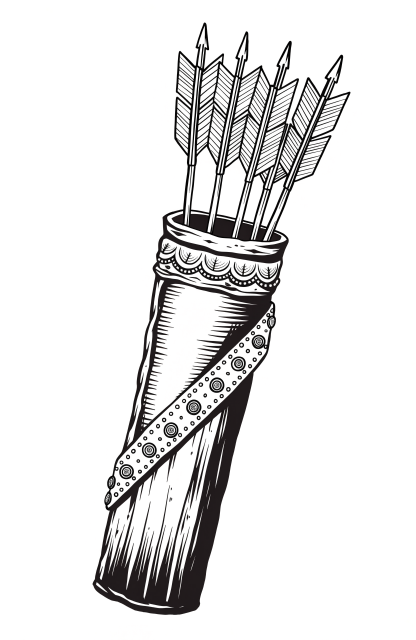
#> input picture print-art/illustrations/arrows.png, 832 x 1280 px (shown at 1/2 size)
$ python arrows.py
#> lines starting #> are read from the running program, lines starting #| are printed output that depends on the picture; after the words box and inside, x2 and y2 are one past the last pixel; in counts of white or black regions, pixels touching at a corner belong together
### print-art/everyday.py
"""Everyday faith tees: bold illustration + big headline + verse reference.

Input : print-art/illustrations/<key>.png (black art on white, from Recraft via ElevenLabs)
Output: print-art/print-ready/<key>-cream.png and <key>-espresso.png
        Transparent, 300 dpi, 3000 px (10 in) wide, cropped tight. Cream prints on dark
        shirts, espresso on light ones (same inks as print_art.py).
Run   : python print-art/everyday.py   (needs Pillow + numpy)
"""
import os
import numpy as np
from PIL import Image, ImageDraw, ImageFont

HERE = os.path.dirname(os.path.abspath(__file__))
ROOT = os.path.dirname(HERE)
HEAD = os.path.join(HERE, "fonts/BebasNeue-Regular.ttf")
REF = os.path.join(ROOT, "business-os/design/fonts/Spectral-SemiBold.ttf")
INKS = {"cream": (246, 239, 221), "espresso": (62, 53, 44)}
ACCENTS = {"orange": (217, 120, 63), "gold": (214, 164, 76)}
W = 3000  # 10 in at 300 dpi

DESIGNS = {
    "grace": (["GRACE UPON GRACE"], "JOHN 1:16"),
    "lift": (["I LIFT MY EYES"], "PSALM 121:1"),
    "joy": (["JOY COMES", "IN THE MORNING"], "PSALM 30:5"),
    "lamp": (["LAMP UNTO MY FEET"], "PSALM 119:105"),
    "light": (["LIGHT OF THE WORLD"], "JOHN 8:12"),
    "shepherd": (["THE LORD IS", "MY SHEPHERD"], "PSALM 23:1"),
    "way": (["THE WAY", "THE TRUTH · THE LIFE"], "JOHN 14:6"),
}


# Two-colour versions (-2c files). DTG prints any number of colours at the same price.
TWO_COLOUR = {"joy": "orange", "lamp": "gold", "light": "gold", "lift": "orange"}


def art_mask(path, width):
    """Black-on-white art -> crisp alpha mask at print size (upscale, then re-threshold)."""
    g = np.asarray(Image.open(path).convert("L"))
    ys, xs = np.where(g < 200)
    g = Image.fromarray(g[ys.min():ys.max() + 1, xs.min():xs.max() + 1])
    g = g.resize((width, round(g.height * width / g.width)), Image.LANCZOS)
    return Image.fromarray(np.where(np.asarray(g) < 140, 255, 0).astype("uint8"))


def text_mask(text, font_path, max_w, max_h, tracking=0.0):
    """Largest size of `text` that fits max_w x max_h, as a tight alpha mask."""
#> called with text = 'AS ARROWS ARE', font_path = 'print-art/fonts/BebasNeue-Regular.ttf', max_w = 2400, max_h = 420, tracking = 0
    size = max_h
    while True:
        f = ImageFont.truetype(font_path, size)
        sp = tracking * size
        w = sum(f.getlength(c) for c in text) + sp * (len(text) - 1)
        if w <= max_w or size < 20:
            break
        size -= 4
    asc, desc = f.getmetrics()
    m = Image.new("L", (int(w) + 10, asc + desc), 0)
#> m: PIL image 2409x331 L; every value is 0
    d, x = ImageDraw.Draw(m), 0.0
#> x = 0
    for c in text:
        d.text((x, 0), c, font=f, fill=255)
        x += f.getlength(c) + sp
#> this loop made 13 passes
#> x on passes 1 to 12: 194.3, 374.6, 464.8, 659.1, 856.5, 1053.8, 1277.3, 1558.1, 1738.4, 1828.7, 2023, 2220.3
#> after the loop, x = 2399.8
    return m.crop(m.getbbox())


# [27 lines left out: function build, not called in this run]


# [5 lines that do not run on import are left out]

### print-art/arrows.py
"""Psalm 127:4 tee. Front: the verse (KJV, public domain). Back: quiver of arrows.
Run: python print-art/arrows.py   ->  print-ready/arrows-front-<ink>.png, arrows-back-<ink>.png
"""
import os
from PIL import Image
from everyday import text_mask, art_mask, HEAD, REF, INKS, HERE

FRONT_W, BACK_W = 2400, 3000  # 8 in and 10 in at 300 dpi
LINES = ["AS ARROWS ARE", "IN THE HAND OF", "A MIGHTY MAN,", "SO ARE CHILDREN"]


def stack(masks, gaps, width):
    H = sum(m.height for m in masks) + sum(gaps)
    out, y = Image.new("L", (width, H), 0), 0
    for i, m in enumerate(masks):
        out.paste(m, ((width - m.width) // 2, y))
        y += m.height + (gaps[i] if i < len(gaps) else 0)
    return out


def save(mask, name):
    for ink, rgb in INKS.items():
        img = Image.new("RGBA", mask.size, rgb + (0,)); img.putalpha(mask)
        img.save(os.path.join(HERE, f"print-ready/{name}-{ink}.png"), dpi=(300, 300))


heads = [text_mask(t, HEAD, FRONT_W, 420) for t in LINES]
#> the loop in text_mask (call 2), `while True:` made 34 passes
#> (w, size) on passes 1 to 12: (3489.2, 416), (3456, 412), (3422.8, 408), (3389.5, 404), (3356.3, 400), (3323.1, 396), (3289.8, 392), (3256.6, 388), (3223.4, 384), (3190.1, 380), (3157, 376), (3123.7, 372)
#> w on pass 34: 2392.6
#> in text_mask (call 2), `m = Image.new("L", (int(w) + 10, asc + desc), 0)`: m: PIL image 2402x336 L; every value is 0
#> the loop in text_mask (call 2), `for c in text:` made 14 passes
#> x on passes 1 to 12: 84.94, 300.4, 391.9, 567.8, 784.4, 966.4, 1057.9, 1274.5, 1471.5, 1686.9, 1908.7, 2000.2
#> in text_mask (call 3), `m = Image.new("L", (int(w) + 10, asc + desc), 0)`: m: PIL image 2393x355 L; every value is 0
#> call 4 of text_mask, with text = 'SO ARE CHILDREN', font_path = 'print-art/fonts/BebasNeue-Regular.ttf', max_w = 2400, max_h = 420, tracking = 0
#> in text_mask (call 4), `size = max_h`: size = 420
#> the loop in text_mask (call 4), `while True:` made 41 passes
#> (w, size) on passes 1 to 12: (3870.5, 416), (3833.6, 412), (3796.8, 408), (3759.9, 404), (3723, 400), (3686.2, 396), (3649.3, 392), (3612.4, 388), (3575.6, 384), (3538.7, 380), (3501.9, 376), (3465, 372)
#> w on pass 41: 2396
#> after the loop in text_mask (call 4), `while True:`: size = 260
#> in text_mask (call 4), `asc, desc = f.getmetrics()`: asc = 242; desc = 62
#> in text_mask (call 4), `m = Image.new("L", (int(w) + 10, asc + desc), 0)`: m: PIL image 2406x304 L; every value is 0
#> in text_mask (call 4), `d, x = ImageDraw.Draw(m), 0.0`: x = 0
#> the loop in text_mask (call 4), `for c in text:` made 15 passes
#> x on passes 1 to 12: 165, 369.7, 452.3, 630.2, 810.9, 975.1, 1057.8, 1239.3, 1434.8, 1511.5, 1656.4, 1856.6
#> after the loop in text_mask (call 4), `for c in text:`: x = 2396
#> in text_mask (call 4), `return m.crop(m.getbbox())`:
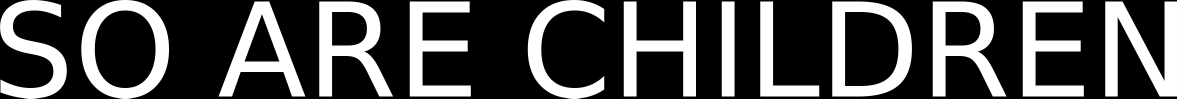
#> returned value: PIL image 2354x197 L (shown at 1/2 size); min 0, max 255, mean 77.3
#> heads = 4 items
h = min(m.height for m in heads)  # equal line height, each line as wide as it naturally is
#> h = 197
heads = [m.resize((round(m.width * h / m.height), h), Image.LANCZOS) for m in heads]
ref = text_mask("PSALM 127:4", REF, FRONT_W * 0.45, 120, tracking=0.3)
#> in text_mask (call 5), `m = Image.new("L", (int(w) + 10, asc + desc), 0)`: m: PIL image 1078x131 L; every value is 0
save(stack(heads + [ref], [45] * (len(heads) - 1) + [110], FRONT_W), "arrows-front")
#> in stack, `out, y = Image.new("L", (width, H), 0), 0`: out: PIL image 2400x1119 L; every value is 0
#> after the loop in stack, `for i, m in enumerate(masks):`:
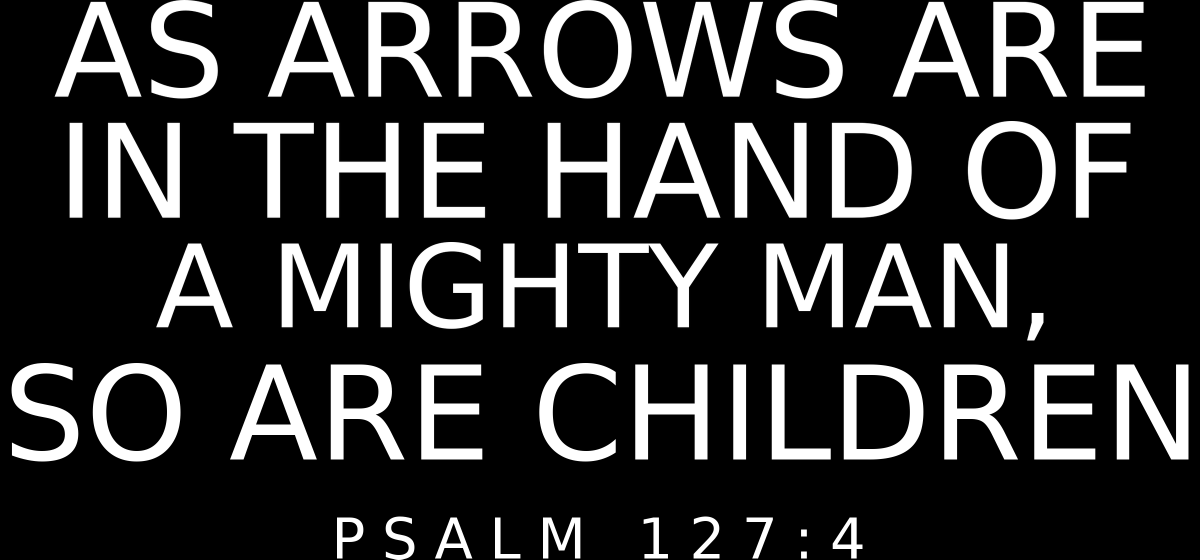
#> out: PIL image 2400x1119 L (shown at 1/2 size); min 0, max 255, mean 47.2
#> after the loop in stack, `for i, m in enumerate(masks):`: y = 1119
#> the loop in save, `for ink, rgb in INKS.items():` made 2 passes
#> (ink, rgb) on passes 1 to 2: ('cream', (246, 239, 221)), ('espresso', (62, 53, 44))
#> pass 1, in save, `img.save(os.path.join(HERE, f"print-ready/{name}-{ink}.png"), dpi=(300..`:
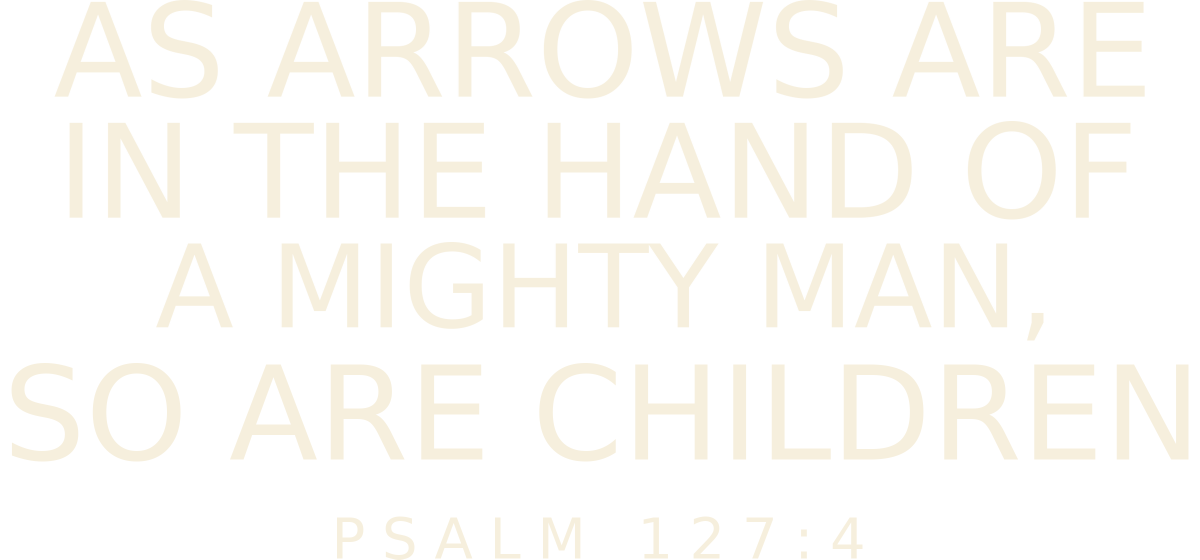
#> saved as arrows-front-cream.png: PIL image 2400x1119 RGBA (shown at 1/2 size); mean R, G, B, A 246, 239, 221, 47.2; transparent parts drawn white

quiver = art_mask(os.path.join(HERE, "illustrations/arrows.png"), BACK_W)
#> in art_mask, `return Image.fromarray(np.where(np.asarray(g) < 140, 255, 0).astype("u..`: returned value: PIL image 3000x6890 L; 19.5% white; 166 white regions (23 under 20 px), largest, box (x1, y1, x2, y2) and area: (0, 0, 3000, 6890) 3756321, (826, 4650, 1000, 4832) 14983, (1303, 2700, 1599, 2899) 12095
if quiver.height > 3600:  # keep the back print inside 12 in tall
    quiver = art_mask(os.path.join(HERE, "illustrations/arrows.png"), round(BACK_W * 3600 / quiver.height))
#> call 2 of art_mask, with path = 'print-art/illustrations/arrows.png', width = 1567
#> in art_mask (call 2), `return Image.fromarray(np.where(np.asarray(g) < 140, 255, 0).astype("u..`:
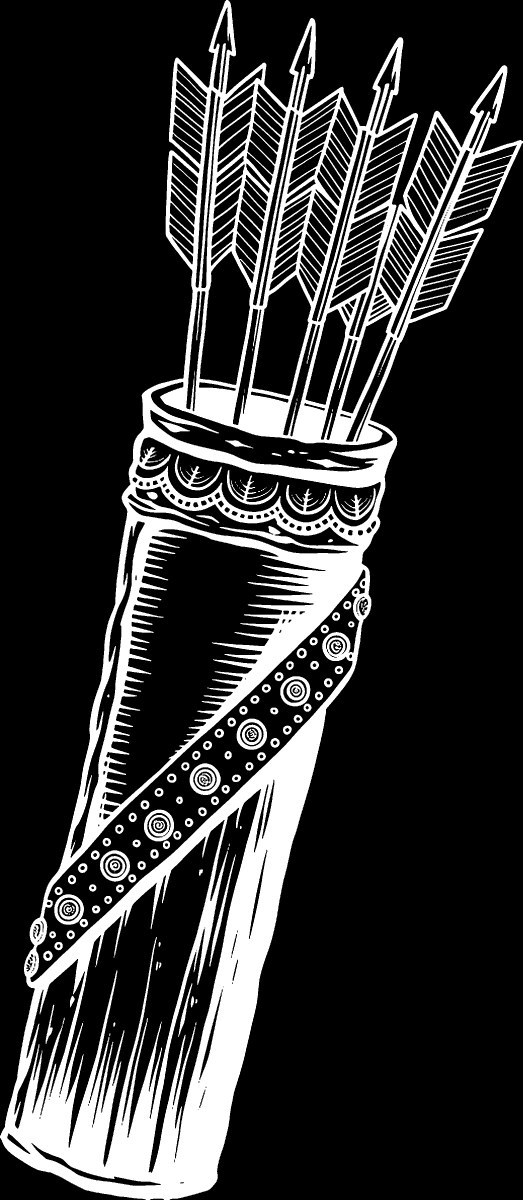
#> returned value: PIL image 1567x3599 L (shown at 1/3 size); 19.5% white; 162 white regions (44 under 20 px), largest, box (x1, y1, x2, y2) and area: (0, 0, 1567, 3599) 1024988, (432, 2429, 522, 2524) 4077, (681, 1410, 835, 1514) 3280
save(stack([quiver, text_mask("PSALM 127:4", REF, BACK_W * 0.4, 120, tracking=0.3)], [140], BACK_W), "arrows-back")
#> the loop in text_mask (call 6), `while True:` made 1 pass
#> w on pass 1: 1145
#> after the loop in text_mask (call 6), `while True:`: size = 120
#> in text_mask (call 6), `m = Image.new("L", (int(w) + 10, asc + desc), 0)`: m: PIL image 1154x141 L; every value is 0
#> in text_mask (call 6), `d, x = ImageDraw.Draw(m), 0.0`: x = 0
#> the loop in text_mask (call 6), `for c in text:` made 11 passes
#> x on passes 1 to 11: 108.4, 220.5, 338.6, 441.5, 581, 655.2, 767.5, 879.8, 992.2, 1068.6, 1181
#> after the loop in text_mask (call 6), `for c in text:`: x = 1181
#> in text_mask (call 6), `return m.crop(m.getbbox())`:
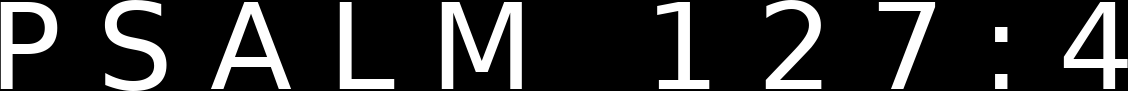
#> returned value: PIL image 1128x91 L; min 0, max 255, mean 46.9
#> call 2 of stack, with width = 3000
#> in stack (call 2), `H = sum(m.height for m in masks) + sum(gaps)`: H = 3830
#> in stack (call 2), `out, y = Image.new("L", (width, H), 0), 0`: out: PIL image 3000x3830 L; every value is 0
#> in stack (call 2), `out, y = Image.new("L", (width, H), 0), 0`: y = 0
#> the loop in stack (call 2), `for i, m in enumerate(masks):` made 2 passes
#> y on passes 1 to 2: 3739, 3830
#> after the loop in stack (call 2), `for i, m in enumerate(masks):`:
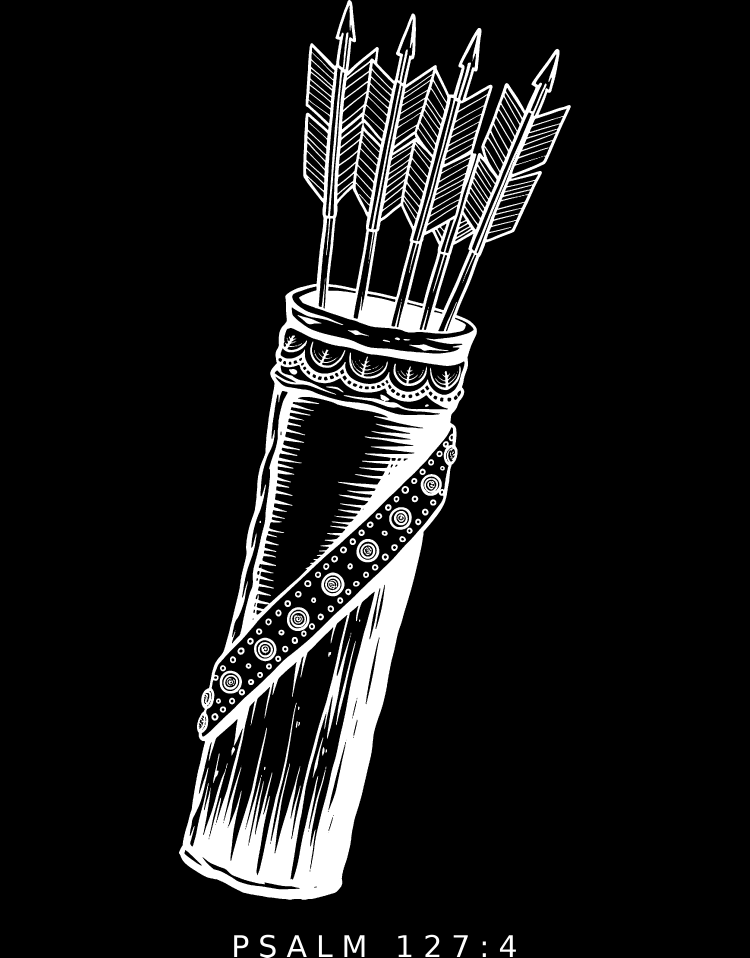
#> out: PIL image 3000x3830 L (shown at 1/4 size); min 0, max 255, mean 24.9
#> after the loop in stack (call 2), `for i, m in enumerate(masks):`: y = 3830
#> the loop in save (call 2), `for ink, rgb in INKS.items():` made 2 passes
#> pass 2, in save (call 2), `img.save(os.path.join(HERE, f"print-ready/{name}-{ink}.png"), dpi=(300..`:
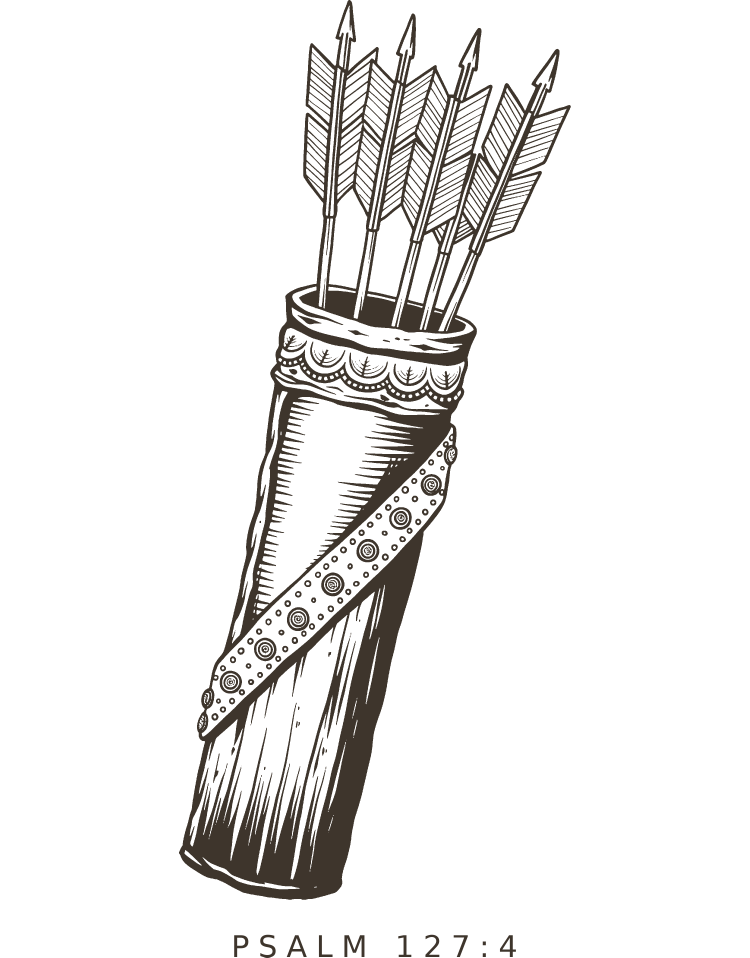
#> saved as arrows-back-espresso.png: PIL image 3000x3830 RGBA (shown at 1/4 size); mean R, G, B, A 62, 53, 44, 24.9; transparent parts drawn white
print("ok")
